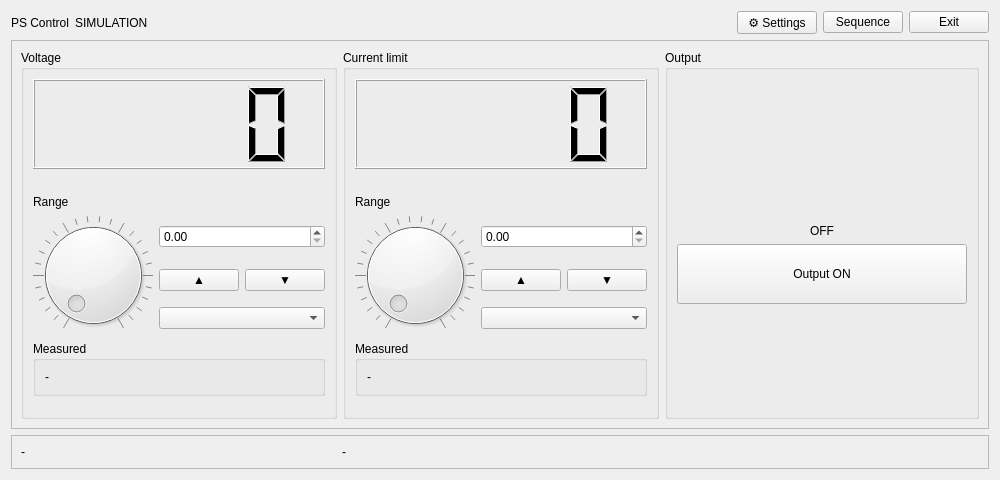
<?xml version="1.0" encoding="UTF-8"?>
<ui version="4.0">
  <class>MainPanelForm</class>
  <widget class="QWidget" name="MainPanelForm">
    <property name="windowTitle">
      <string>PS Control</string>
    </property>
    <property name="geometry">
      <rect>
        <x>0</x>
        <y>0</y>
        <width>1000</width>
        <height>480</height>
      </rect>
    </property>
    <layout class="QVBoxLayout" name="rootLayout">
      <item>
        <layout class="QHBoxLayout" name="toolbarLayout">
          <item>
            <widget class="QLabel" name="lblTitle">
              <property name="text">
                <string>PS Control</string>
              </property>
            </widget>
          </item>
          <item>
            <widget class="QLabel" name="lblSimulation">
              <property name="text">
                <string>SIMULATION</string>
              </property>
              <property name="toolTip">
                <string>No real hardware is controlled - simulated devices are used.</string>
              </property>
            </widget>
          </item>
          <item>
            <spacer name="toolbarSpacer">
              <property name="orientation">
                <enum>Qt::Orientation::Horizontal</enum>
              </property>
              <property name="sizeHint" stdset="0">
                <size>
                  <width>20</width>
                  <height>20</height>
                </size>
              </property>
            </spacer>
          </item>
          <item>
            <widget class="QPushButton" name="btnSettings">
              <property name="text">
                <string>⚙ Settings</string>
              </property>
              <property name="toolTip">
                <string>Open the Settings window (devices, channels, ranges, safety).</string>
              </property>
            </widget>
          </item>
          <item>
            <widget class="QPushButton" name="btnSequence">
              <property name="text">
                <string>Sequence</string>
              </property>
              <property name="toolTip">
                <string>Open the Sequence window (available in a later version).</string>
              </property>
            </widget>
          </item>
          <item>
            <widget class="QPushButton" name="btnExit">
              <property name="text">
                <string>Exit</string>
              </property>
              <property name="toolTip">
                <string>Close PS Control (outputs go to the exit safe value).</string>
              </property>
            </widget>
          </item>
        </layout>
      </item>
      <item>
        <widget class="QScrollArea" name="scrollArea">
          <property name="widgetResizable">
            <bool>true</bool>
          </property>
          <widget class="QWidget" name="scrollContent">
            <layout class="QHBoxLayout" name="sectionsLayout">
              <item>
                <widget class="QGroupBox" name="v_gbSection">
                  <property name="title">
                    <string>Voltage</string>
                  </property>
                  <layout class="QGridLayout" name="v_sectionLayout" rowstretch="0,0,0,0,0,0,0,1">
                    <item row="0" column="0" colspan="3">
                      <widget class="QLCDNumber" name="v_lcdSetpoint">
                        <property name="toolTip">
                          <string>Setpoint (V)</string>
                        </property>
                        <property name="minimumSize">
                          <size>
                            <width>0</width>
                            <height>90</height>
                          </size>
                        </property>
                        <property name="maximumSize">
                          <size>
                            <width>16777215</width>
                            <height>140</height>
                          </size>
                        </property>
                      </widget>
                    </item>
                    <item row="1" column="0" colspan="3">
                      <widget class="QLabel" name="v_lblActual">
                        <property name="text">
                          <string />
                        </property>
                        <property name="toolTip">
                          <string>Value sent right now (differs from the setpoint while ramping).</string>
                        </property>
                      </widget>
                    </item>
                    <item row="2" column="0" colspan="3">
                      <widget class="QLabel" name="v_lblRange">
                        <property name="text">
                          <string>Range</string>
                        </property>
                      </widget>
                    </item>
                    <item row="3" column="0" rowspan="3">
                      <widget class="QDial" name="v_dialKnob">
                        <property name="notchesVisible">
                          <bool>true</bool>
                        </property>
                        <property name="wrapping">
                          <bool>false</bool>
                        </property>
                        <property name="toolTip">
                          <string>Turn to change the setpoint by the selected step size.</string>
                        </property>
                        <property name="minimumSize">
                          <size>
                            <width>120</width>
                            <height>120</height>
                          </size>
                        </property>
                      </widget>
                    </item>
                    <item row="3" column="1" colspan="2">
                      <widget class="QDoubleSpinBox" name="v_dsbEntry">
                        <property name="toolTip">
                          <string>Type a value and press Enter (applied on Enter or when leaving the field).</string>
                        </property>
                      </widget>
                    </item>
                    <item row="4" column="1">
                      <widget class="QPushButton" name="v_btnStepUp">
                        <property name="text">
                          <string>▲</string>
                        </property>
                        <property name="toolTip">
                          <string>Increase by one step.</string>
                        </property>
                      </widget>
                    </item>
                    <item row="4" column="2">
                      <widget class="QPushButton" name="v_btnStepDown">
                        <property name="text">
                          <string>▼</string>
                        </property>
                        <property name="toolTip">
                          <string>Decrease by one step.</string>
                        </property>
                      </widget>
                    </item>
                    <item row="5" column="1" colspan="2">
                      <widget class="QComboBox" name="v_cbStepSize">
                        <property name="toolTip">
                          <string>Step size of the knob and the step buttons.</string>
                        </property>
                      </widget>
                    </item>
                    <item row="6" column="0" colspan="3">
                      <widget class="QGroupBox" name="v_gbMeasured">
                        <property name="title">
                          <string>Measured</string>
                        </property>
                        <layout class="QVBoxLayout" name="v_measuredLayout">
                          <item>
                            <widget class="QLabel" name="v_lblMeasured">
                              <property name="text">
                                <string>-</string>
                              </property>
                            </widget>
                          </item>
                        </layout>
                      </widget>
                    </item>
                    <item row="7" column="0" colspan="3">
                      <spacer name="v_sectionSpacer">
                        <property name="orientation">
                          <enum>Qt::Orientation::Vertical</enum>
                        </property>
                        <property name="sizeHint" stdset="0">
                          <size>
                            <width>20</width>
                            <height>20</height>
                          </size>
                        </property>
                      </spacer>
                    </item>
                  </layout>
                </widget>
              </item>
              <item>
                <widget class="QGroupBox" name="i_gbSection">
                  <property name="title">
                    <string>Current limit</string>
                  </property>
                  <layout class="QGridLayout" name="i_sectionLayout" rowstretch="0,0,0,0,0,0,0,1">
                    <item row="0" column="0" colspan="3">
                      <widget class="QLCDNumber" name="i_lcdSetpoint">
                        <property name="toolTip">
                          <string>Setpoint (A)</string>
                        </property>
                        <property name="minimumSize">
                          <size>
                            <width>0</width>
                            <height>90</height>
                          </size>
                        </property>
                        <property name="maximumSize">
                          <size>
                            <width>16777215</width>
                            <height>140</height>
                          </size>
                        </property>
                      </widget>
                    </item>
                    <item row="1" column="0" colspan="3">
                      <widget class="QLabel" name="i_lblActual">
                        <property name="text">
                          <string />
                        </property>
                        <property name="toolTip">
                          <string>Value sent right now (differs from the setpoint while ramping).</string>
                        </property>
                      </widget>
                    </item>
                    <item row="2" column="0" colspan="3">
                      <widget class="QLabel" name="i_lblRange">
                        <property name="text">
                          <string>Range</string>
                        </property>
                      </widget>
                    </item>
                    <item row="3" column="0" rowspan="3">
                      <widget class="QDial" name="i_dialKnob">
                        <property name="notchesVisible">
                          <bool>true</bool>
                        </property>
                        <property name="wrapping">
                          <bool>false</bool>
                        </property>
                        <property name="toolTip">
                          <string>Turn to change the setpoint by the selected step size.</string>
                        </property>
                        <property name="minimumSize">
                          <size>
                            <width>120</width>
                            <height>120</height>
                          </size>
                        </property>
                      </widget>
                    </item>
                    <item row="3" column="1" colspan="2">
                      <widget class="QDoubleSpinBox" name="i_dsbEntry">
                        <property name="toolTip">
                          <string>Type a value and press Enter (applied on Enter or when leaving the field).</string>
                        </property>
                      </widget>
                    </item>
                    <item row="4" column="1">
                      <widget class="QPushButton" name="i_btnStepUp">
                        <property name="text">
                          <string>▲</string>
                        </property>
                        <property name="toolTip">
                          <string>Increase by one step.</string>
                        </property>
                      </widget>
                    </item>
                    <item row="4" column="2">
                      <widget class="QPushButton" name="i_btnStepDown">
                        <property name="text">
                          <string>▼</string>
                        </property>
                        <property name="toolTip">
                          <string>Decrease by one step.</string>
                        </property>
                      </widget>
                    </item>
                    <item row="5" column="1" colspan="2">
                      <widget class="QComboBox" name="i_cbStepSize">
                        <property name="toolTip">
                          <string>Step size of the knob and the step buttons.</string>
                        </property>
                      </widget>
                    </item>
                    <item row="6" column="0" colspan="3">
                      <widget class="QGroupBox" name="i_gbMeasured">
                        <property name="title">
                          <string>Measured</string>
                        </property>
                        <layout class="QVBoxLayout" name="i_measuredLayout">
                          <item>
                            <widget class="QLabel" name="i_lblMeasured">
                              <property name="text">
                                <string>-</string>
                              </property>
                            </widget>
                          </item>
                        </layout>
                      </widget>
                    </item>
                    <item row="7" column="0" colspan="3">
                      <spacer name="i_sectionSpacer">
                        <property name="orientation">
                          <enum>Qt::Orientation::Vertical</enum>
                        </property>
                        <property name="sizeHint" stdset="0">
                          <size>
                            <width>20</width>
                            <height>20</height>
                          </size>
                        </property>
                      </spacer>
                    </item>
                  </layout>
                </widget>
              </item>
              <item>
                <widget class="QGroupBox" name="gbOutput">
                  <property name="title">
                    <string>Output</string>
                  </property>
                  <layout class="QVBoxLayout" name="outputLayout">
                    <item>
                      <spacer name="outputSpacerTop">
                        <property name="orientation">
                          <enum>Qt::Orientation::Vertical</enum>
                        </property>
                        <property name="sizeHint" stdset="0">
                          <size>
                            <width>20</width>
                            <height>20</height>
                          </size>
                        </property>
                      </spacer>
                    </item>
                    <item alignment="Qt::AlignmentFlag::AlignHCenter">
                      <widget class="QLabel" name="lblLed">
                        <property name="text">
                          <string />
                        </property>
                        <property name="toolTip">
                          <string>Green = output ON</string>
                        </property>
                        <property name="minimumSize">
                          <size>
                            <width>36</width>
                            <height>36</height>
                          </size>
                        </property>
                        <property name="maximumSize">
                          <size>
                            <width>36</width>
                            <height>36</height>
                          </size>
                        </property>
                      </widget>
                    </item>
                    <item alignment="Qt::AlignmentFlag::AlignHCenter">
                      <widget class="QLabel" name="lblOutputState">
                        <property name="text">
                          <string>OFF</string>
                        </property>
                      </widget>
                    </item>
                    <item>
                      <widget class="QPushButton" name="btnOutput">
                        <property name="text">
                          <string>Output ON</string>
                        </property>
                        <property name="toolTip">
                          <string>Switch the output ON (setpoints are written) or OFF (safe value).</string>
                        </property>
                        <property name="minimumSize">
                          <size>
                            <width>140</width>
                            <height>60</height>
                          </size>
                        </property>
                      </widget>
                    </item>
                    <item>
                      <spacer name="outputSpacerBottom">
                        <property name="orientation">
                          <enum>Qt::Orientation::Vertical</enum>
                        </property>
                        <property name="sizeHint" stdset="0">
                          <size>
                            <width>20</width>
                            <height>20</height>
                          </size>
                        </property>
                      </spacer>
                    </item>
                  </layout>
                </widget>
              </item>
            </layout>
          </widget>
        </widget>
      </item>
      <item>
        <widget class="QFrame" name="frStatus">
          <property name="frameShape">
            <enum>QFrame::Shape::StyledPanel</enum>
          </property>
          <layout class="QHBoxLayout" name="statusLayout">
            <item>
              <widget class="QLabel" name="lblStatusChannels">
                <property name="text">
                  <string>-</string>
                </property>
              </widget>
            </item>
            <item>
              <widget class="QLabel" name="lblStatusAo">
                <property name="text">
                  <string>-</string>
                </property>
              </widget>
            </item>
            <item>
              <widget class="QLabel" name="lblStatusMessage">
                <property name="text">
                  <string />
                </property>
                <property name="wordWrap">
                  <bool>true</bool>
                </property>
              </widget>
            </item>
          </layout>
        </widget>
      </item>
    </layout>
  </widget>
  <resources />
  <connections />
</ui>
